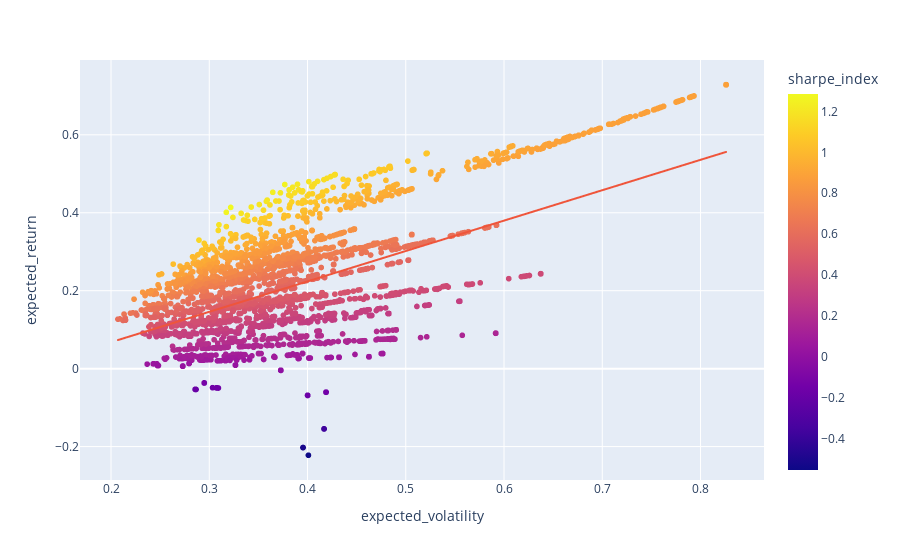

The notebook cell this image was saved under:
### Markdown cell above
### Return Portfolio dan Resiko Portfolio memiliki korelasi positif
Artinya semakin tinggi return dari portfolio tersebut, semakin tinggi pula resiko yang dimiliki portfolio
\
Salah satu parameter portfolio yang optimal adalah **Sharpe Index**, dengan membagi return dengan resiko

### Code cell
import plotly_express as px

px.scatter(result, x=result["expected_volatility"], y=result["expected_return"], color=result["sharpe_index"], trendline="ols")

### Figure 1 — Plotly figure (JSON) as saved in the notebook; plotly's stock layout.template omitted (floating-point values rounded to 4 significant figures; data arrays with more than 128 entries replaced by an {"elided": "..."} marker saying what was removed)
{"data": [{"hovertemplate": "expected_volatility=%{x}<br>expected_return=%{y}<br>sharpe_index=%{marker.color}<extra></extra>", "legendgroup": "", "marker": {"color": {"elided": "9139 float values"}, "coloraxis": "coloraxis", "symbol": "circle"}, "mode": "markers", "name": "", "showlegend": false, "type": "scattergl", "x": {"elided": "9139 float values"}, "xaxis": "x", "y": {"elided": "9139 float values"}, "yaxis": "y"}, {"hovertemplate": "<b>OLS trendline</b><br>expected_return = 0.779968 * expected_volatility + -0.0881593<br>R<sup>2</sup>=0.352464<br><br>expected_volatility=%{x}<br>expected_return=%{y} <b>(trend)</b><extra></extra>", "legendgroup": "", "marker": {"symbol": "circle"}, "mode": "lines", "name": "", "showlegend": false, "type": "scattergl", "x": {"elided": "9139 float values"}, "xaxis": "x", "y": {"elided": "9139 float values"}, "yaxis": "y"}], "layout": {"coloraxis": {"colorbar": {"title": {"text": "sharpe_index"}}, "colorscale": [[0, "#0d0887"], [0.1111, "#46039f"], [0.2222, "#7201a8"], [0.3333, "#9c179e"], [0.4444, "#bd3786"], [0.5556, "#d8576b"], [0.6667, "#ed7953"], [0.7778, "#fb9f3a"], [0.8889, "#fdca26"], [1, "#f0f921"]]}, "legend": {"tracegroupgap": 0}, "margin": {"t": 60}, "xaxis": {"anchor": "y", "domain": [0, 1], "title": {"text": "expected_volatility"}}, "yaxis": {"anchor": "x", "domain": [0, 1], "title": {"text": "expected_return"}}}}
